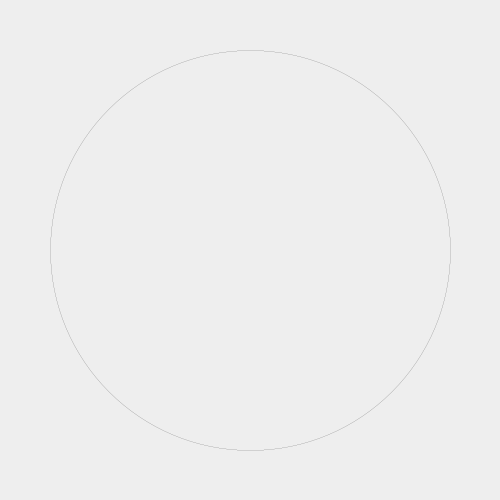
Frame 1 (no input)
Frame 60 (the mouse pressed at the canvas centre just before this capture): identical to frame 1, image omitted
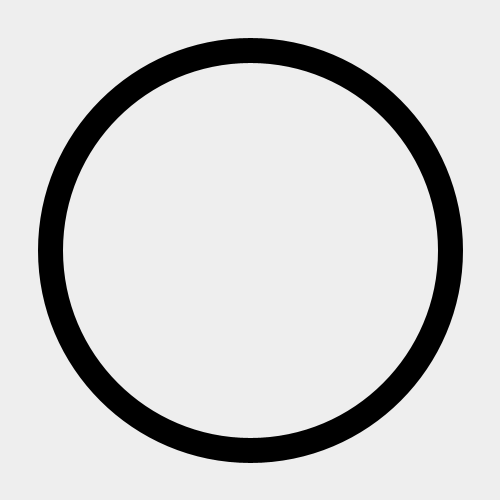
Frame 120 (the mouse held since frame 60 and released just before this capture)

The Processing sketch that drew these frames (run headless with seeded random() and noise(); from frame 60 on, the mouse is pressed at the canvas centre):

// Processing sketch: circle
// ── circle.pde
color black = #000000;
color white = #eeeeee;

void setup() {
  size(500, 500);
 
}
void draw() {
  background(white);
  noFill();
  strokeWeight(mouseX/10);
  stroke(black);
  ellipse(width/2,height/2,400,400);
}
